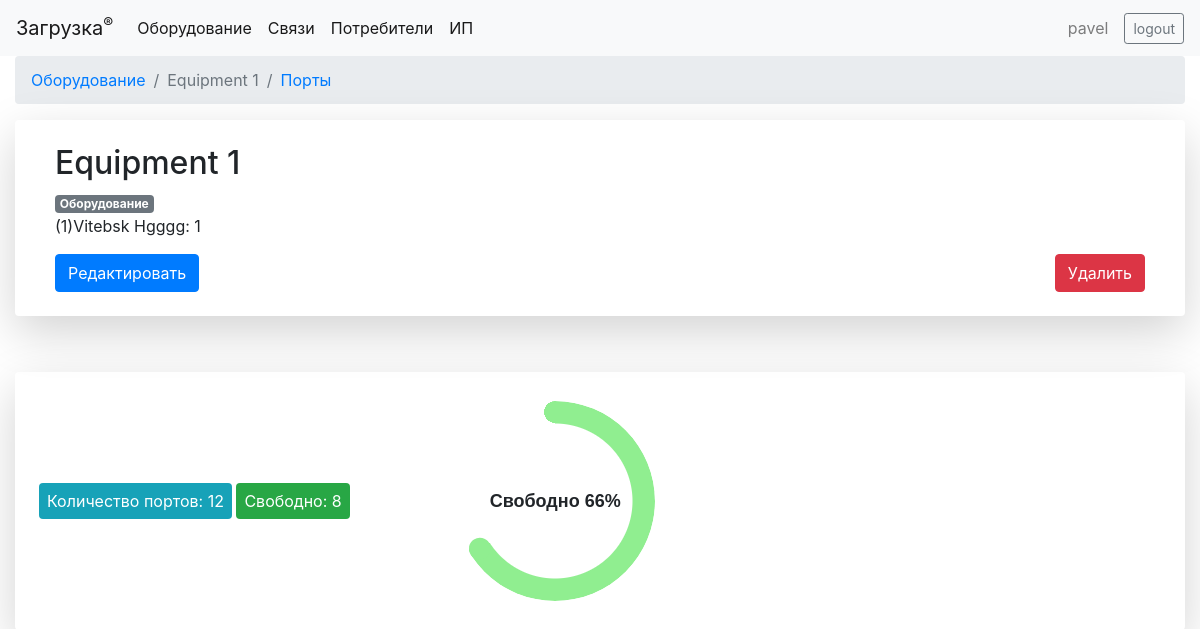
The app's page /register/equipment/1 (signed in), older data.
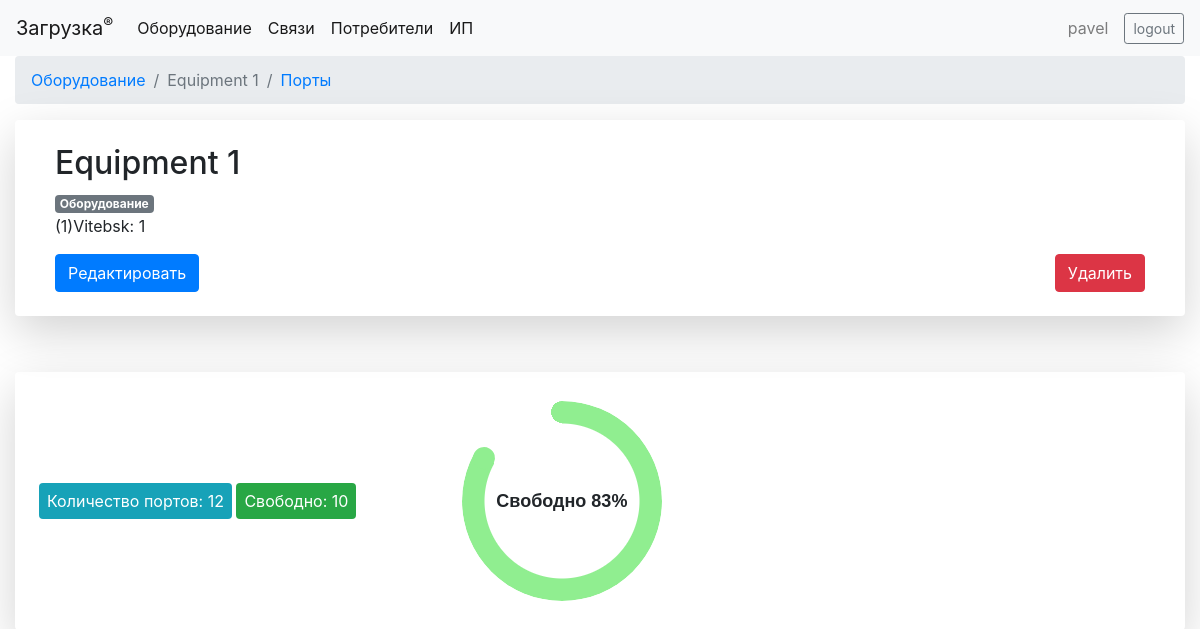
The same page, newer data.
### register/models.py (models this page shows, shortened)
class Equipment(models.Model):
    type_choices = [
        ('E', 'Оборудование'),
        ('O', 'Оптические кроссы'),
        ('F', 'Рамки'),
        ('V', 'Виртуальные объекты'),
        ('S', 'Системы'),
        ('-', 'Другое'),
        ('', '---------'),
    ]
    name = models.CharField(max_length=100)
    endpoint = models.ForeignKey('EndPoint', on_delete=models.RESTRICT, default=None, null=True, related_name='equipments')
    location = models.CharField(max_length=100, null=True)
    note = models.TextField(null=True, blank=True)
    type = models.CharField(max_length=1, choices=type_choices, default='-')
    endpoint_opposite = models.ForeignKey('EndPoint', on_delete=models.RESTRICT, default=None, null=True, blank=True, related_name='systems')
    class Meta:
        unique_together = ('name', 'type',)

class EndPoint(models.Model):
    code = models.CharField(max_length=100, unique=True)
    name = models.CharField(max_length=100, null=True, blank=True)
    note = models.TextField(null=True, blank=True)
    def __str__(self):
        return f"{self.name}"

class Port(models.Model):
    media_type_choices = [
        ('E', 'electrical'),
        ('O', 'optical'),
        ('V', 'virtual')
    ]
    equipment = models.ForeignKey('Equipment', on_delete=models.CASCADE, related_name='ports', blank=True)
    interface_type = models.ForeignKey('InterfaceType', on_delete=models.RESTRICT, related_name='ports')
    media_type = models.CharField(max_length=1, choices=media_type_choices, default='E')
    port_name = models.CharField(max_length=30, blank=True)
    note = models.TextField(null=True, blank=True)
    frame_name = models.CharField(max_length=30, blank=True)  # Информация о рамке, на которой расшит порт (вместо frame с OneToOneField).
    connected_to = models.OneToOneField('Port', on_delete=models.RESTRICT, related_name='connected_from', blank=True, null=True)
    frame = models.OneToOneField('Port', on_delete=models.RESTRICT, related_name='port', blank=True, null=True)
    communication = models.ForeignKey('Communication', on_delete=models.RESTRICT, null=True, blank=True, related_name='ports')
    class Meta:
        unique_together = ('port_name', 'equipment',)

### register/views.py (the view)
# urls.py: re_path(r'^equipment/(?P<pk>\d+)$', views.EquipmentDetail.as_view(), name='equipment_detail'),
class EquipmentDetail(generic.DetailView):
    model = Equipment
    template_name = 'equipment_detail.html'
    def get_context_data(self, **kwargs):
        ctx = super(EquipmentDetail, self).get_context_data(**kwargs)
        port_count = self.object.ports.count()
        print(port_count)
        empty_port_count = self.object.ports.filter(communication=None).count()
        print(empty_port_count)
        ctx['port_count'] = port_count
        ctx['empty_port_count'] = empty_port_count
        try:
            ctx['usage_percent'] = '%.0d' % (empty_port_count / port_count * 100)
        except ZeroDivisionError:
            ctx['usage_percent'] = 0
        return ctx

### register/templates/equipment_detail.html (shortened to what this page needs)
{% extends "base_generic.html" %}
{% block content %}
    <nav aria-label="breadcrumb">
      <ol class="breadcrumb">
        <li class="breadcrumb-item"><a href="{% url 'equipments' %}">Оборудование </a></li>
        <li class="breadcrumb-item active" aria-current="page">{{ equipment.name }}</li>
        <li class="breadcrumb-item"><a href="{% url 'equipment_ports' equipment.id %}">Порты</a></li>
      </ol>
    </nav>
    <div id="equipment_detail" class="my-3 p-4 rounded shadow-lg">
        <div class="px-3">
            <h2 class="">{{ equipment.name }}</h2>
            <span class="badge badge-secondary">{{ equipment.get_type_display }}</span>
            <p class="">({{ equipment.endpoint.code }}){{ equipment.endpoint }}: {{ equipment.location }}</p>
        </div>
        <div class="clearfix px-3">
            <a href="{% url 'equipment_update' equipment.id %}" type="button" class="btn btn-primary float-left">Редактировать</a>
            <button type="button" class="btn btn-danger float-right" data-toggle="modal" data-target="#equipment_detail_modal">Удалить</button>
        </div>
    </div>
    <br>
    <div class="my-3 p-4 rounded shadow-lg">
        <span class="bg-info p-2 rounded text-white">Количество портов: {{ equipment.ports.all|length }}</span>
        <span class="bg-success p-2 rounded text-white">Свободно: {{ empty_port_count }}</span>
        {% if port_count > 0 %}
            <div id="pie_chart" class="d-inline ml-5 pl-5">
                <div class="pie animate" style="--p:{{ usage_percent }};--c:lightgreen"> Свободно {{ usage_percent }}%</div>
            </div>
        {% endif %}
    </div>
{% endblock %}

Row changes from the older to the newer data that the page shows:
changed through a linked row, Equipment "Equipment 1": endpoint "Vitebsk Hgggg" → "Vitebsk"
Text that changed along with them:
{{ empty_port_count }}: "8" → "10"
{{ usage_percent }}: "66" → "83"
